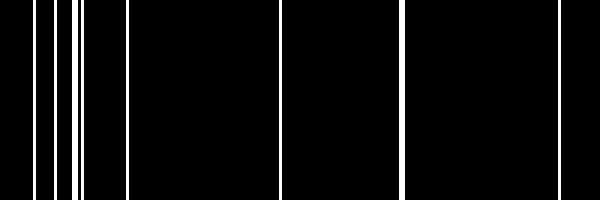
Frame 1 (no input)
Frame 60 (the mouse pressed at the canvas centre just before this capture): identical to frame 1, image omitted
Frame 120 (the mouse held since frame 60 and released just before this capture): identical to frame 1, image omitted

The Processing sketch that drew this single still picture (run headless with seeded random() and noise(); from frame 60 on, the mouse is pressed at the canvas centre):

// Processing sketch: Random_threshold_colors
// ── Random_threshold_colors.pde
float[] fills = new float[200];
float threshold = .05;
float prob;

void setup()
{
  size(600,200);
  noStroke();
  
  randomFill();
}

void draw()
{
  //draw rectangles across the screen with the corresponding color
  for(int i=0; i < fills.length; i++)
  {
    fill(fills[i]);
    rect(i*3,0,3,height);
  }
}

void keyPressed()
{
  randomFill();
}

void randomFill()
{
  //Fill with white if under threshold, otherwise black
  for(int i=0; i < fills.length; i++)
  {
    prob = random(1);
    if(prob < threshold)
    {
      fills[i] = 255;
    }
    else
    {
      fills[i] = 0;
    }
  }
}

//cycle through increasing probability threshold
void mousePressed()
{
  threshold += .05;
  if(threshold >= 1)
  {
    threshold = 0;
  }
}
